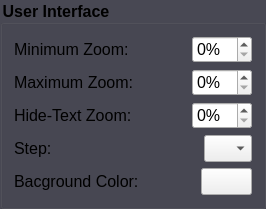
<?xml version="1.0" encoding="UTF-8"?>
<ui version="4.0">
 <class>SceneSettings</class>
 <widget class="QGroupBox" name="SceneSettings">
  <property name="geometry">
   <rect>
    <x>0</x>
    <y>0</y>
    <width>266</width>
    <height>164</height>
   </rect>
  </property>
  <property name="sizePolicy">
   <sizepolicy hsizetype="Minimum" vsizetype="Minimum">
    <horstretch>0</horstretch>
    <verstretch>0</verstretch>
   </sizepolicy>
  </property>
  <property name="font">
   <font>
    <pointsize>12</pointsize>
    <weight>75</weight>
    <bold>true</bold>
   </font>
  </property>
  <property name="windowTitle">
   <string>GroupBox</string>
  </property>
  <property name="styleSheet">
   <string notr="true">QGroupBox 
{
    background-color: #484853
}</string>
  </property>
  <property name="title">
   <string>User Interface</string>
  </property>
  <layout class="QVBoxLayout" name="verticalLayout">
   <item>
    <layout class="QHBoxLayout" name="horizontalLayout_3">
     <item>
      <widget class="QLabel" name="widthLabel">
       <property name="font">
        <font>
         <pointsize>12</pointsize>
        </font>
       </property>
       <property name="text">
        <string>Minimum Zoom:</string>
       </property>
      </widget>
     </item>
     <item>
      <spacer name="horizontalSpacer_3">
       <property name="orientation">
        <enum>Qt::Horizontal</enum>
       </property>
       <property name="sizeHint" stdset="0">
        <size>
         <width>40</width>
         <height>20</height>
        </size>
       </property>
      </spacer>
     </item>
     <item>
      <widget class="QSpinBox" name="minimumSpinBox">
       <property name="font">
        <font>
         <pointsize>12</pointsize>
        </font>
       </property>
       <property name="suffix">
        <string>%</string>
       </property>
      </widget>
     </item>
    </layout>
   </item>
   <item>
    <layout class="QHBoxLayout" name="horizontalLayout_4">
     <item>
      <widget class="QLabel" name="label">
       <property name="font">
        <font>
         <pointsize>12</pointsize>
        </font>
       </property>
       <property name="text">
        <string>Maximum Zoom:</string>
       </property>
      </widget>
     </item>
     <item>
      <spacer name="horizontalSpacer_4">
       <property name="orientation">
        <enum>Qt::Horizontal</enum>
       </property>
       <property name="sizeHint" stdset="0">
        <size>
         <width>40</width>
         <height>20</height>
        </size>
       </property>
      </spacer>
     </item>
     <item>
      <widget class="QSpinBox" name="maximumSpinBox">
       <property name="sizePolicy">
        <sizepolicy hsizetype="Minimum" vsizetype="Fixed">
         <horstretch>0</horstretch>
         <verstretch>0</verstretch>
        </sizepolicy>
       </property>
       <property name="font">
        <font>
         <pointsize>12</pointsize>
        </font>
       </property>
       <property name="suffix">
        <string>%</string>
       </property>
      </widget>
     </item>
    </layout>
   </item>
   <item>
    <layout class="QHBoxLayout" name="horizontalLayout_5">
     <item>
      <widget class="QLabel" name="label_2">
       <property name="font">
        <font>
         <pointsize>12</pointsize>
        </font>
       </property>
       <property name="text">
        <string>Hide-Text Zoom:</string>
       </property>
      </widget>
     </item>
     <item>
      <spacer name="horizontalSpacer_5">
       <property name="orientation">
        <enum>Qt::Horizontal</enum>
       </property>
       <property name="sizeHint" stdset="0">
        <size>
         <width>40</width>
         <height>20</height>
        </size>
       </property>
      </spacer>
     </item>
     <item>
      <widget class="QSpinBox" name="hideSpinBox">
       <property name="font">
        <font>
         <pointsize>12</pointsize>
        </font>
       </property>
       <property name="suffix">
        <string>%</string>
       </property>
      </widget>
     </item>
    </layout>
   </item>
   <item>
    <layout class="QHBoxLayout" name="horizontalLayout_2">
     <item>
      <widget class="QLabel" name="directionLabel">
       <property name="font">
        <font>
         <pointsize>12</pointsize>
        </font>
       </property>
       <property name="text">
        <string>Step:</string>
       </property>
      </widget>
     </item>
     <item>
      <spacer name="horizontalSpacer_2">
       <property name="orientation">
        <enum>Qt::Horizontal</enum>
       </property>
       <property name="sizeHint" stdset="0">
        <size>
         <width>40</width>
         <height>20</height>
        </size>
       </property>
      </spacer>
     </item>
     <item>
      <widget class="QComboBox" name="stepComboBox">
       <property name="sizePolicy">
        <sizepolicy hsizetype="Preferred" vsizetype="Fixed">
         <horstretch>0</horstretch>
         <verstretch>0</verstretch>
        </sizepolicy>
       </property>
       <property name="font">
        <font>
         <pointsize>12</pointsize>
        </font>
       </property>
       <property name="currentText">
        <string/>
       </property>
       <property name="currentIndex">
        <number>-1</number>
       </property>
       <item>
        <property name="text">
         <string>5</string>
        </property>
       </item>
       <item>
        <property name="text">
         <string>10</string>
        </property>
       </item>
       <item>
        <property name="text">
         <string>20</string>
        </property>
       </item>
      </widget>
     </item>
    </layout>
   </item>
   <item>
    <layout class="QHBoxLayout" name="horizontalLayout">
     <item>
      <widget class="QLabel" name="colorLabel">
       <property name="font">
        <font>
         <pointsize>12</pointsize>
        </font>
       </property>
       <property name="text">
        <string>Bacground Color:</string>
       </property>
      </widget>
     </item>
     <item>
      <spacer name="horizontalSpacer">
       <property name="orientation">
        <enum>Qt::Horizontal</enum>
       </property>
       <property name="sizeType">
        <enum>QSizePolicy::Expanding</enum>
       </property>
       <property name="sizeHint" stdset="0">
        <size>
         <width>40</width>
         <height>20</height>
        </size>
       </property>
      </spacer>
     </item>
     <item>
      <widget class="QPushButton" name="backColorButton">
       <property name="font">
        <font>
         <pointsize>12</pointsize>
        </font>
       </property>
       <property name="text">
        <string/>
       </property>
       <property name="icon">
        <iconset resource="../../../resources.qrc">
         <normaloff>:/icons/contextToolbar/resources/icons/contextToolbar/fillColor.png</normaloff>:/icons/contextToolbar/resources/icons/contextToolbar/fillColor.png</iconset>
       </property>
      </widget>
     </item>
    </layout>
   </item>
  </layout>
 </widget>
 <resources>
  <include location="../../../resources.qrc"/>
 </resources>
 <connections/>
</ui>
